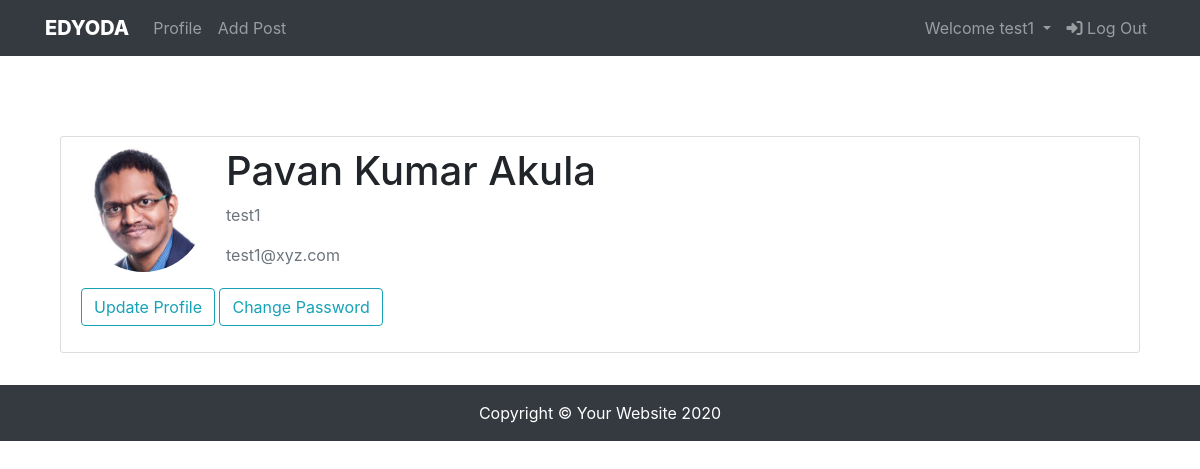
Before: /account/profile/20 (signed in) with the older database file.
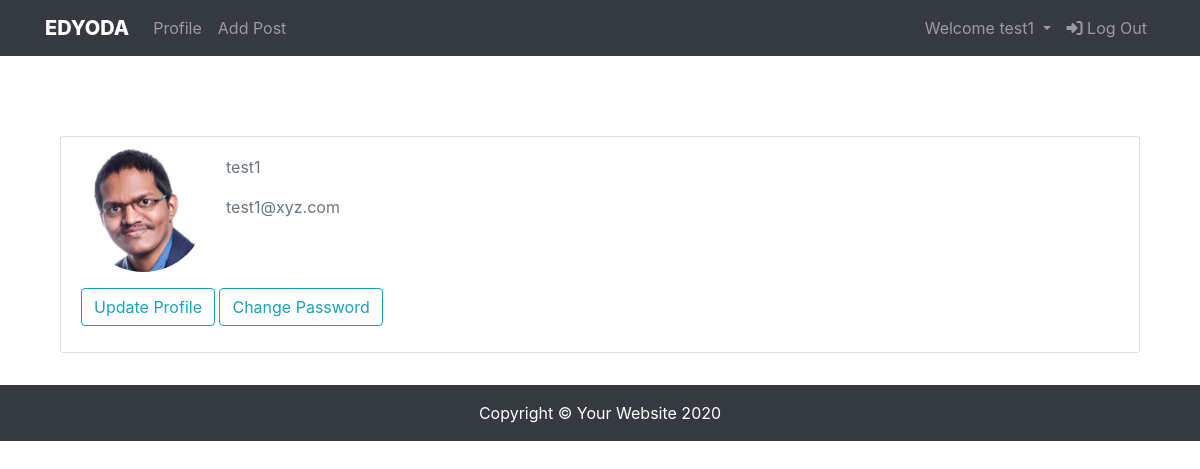
After: the same page with the newer database file.
### account/models.py (models this page shows, shortened)
class User(AbstractUser):
    email = models.EmailField(unique=True)
    pic = models.ImageField(default='media/default.jpg', upload_to='account', blank=True)
    bio = models.TextField(blank=True)
    REQUIRED_FIELDS = ('email',)

### account/views.py (the view)
# urls.py: path('profile/<int:pk>', UserProfileView.as_view(), name='profile'),
class UserProfileView(LoginRequiredMixin, CreateView):
    model = models.User
    form_class = forms.UserProfileForm
    login_url = reverse_lazy('login')
    template_name = 'registration/profile.html'
    pk_url_kwarg = 'pk'

### templates/registration/profile.html
{% extends 'blog/base.html' %}
{% load crispy_forms_tags %}
{% load static %}
{% block css-content %}
<link rel="stylesheet" href="{% static 'registration/css/main.css' %}" type="text/css">
{% endblock css-content %}
{% block content %}
<div class="container" style="margin-top: 5rem; margin-bottom: 2rem;">
    <div class="content-section">
        <div class="media">
            {% if user.pic.url %}
                <img class="rounded-circle account-img" src="{{ user.pic.url }}">
            {% else %}
                <img class="rounded-circle account-img" src="media/default.jpg">
            {% endif %}
            <div class="media-body">
                <h2 class="account-heading"> {{ user.first_name }} {{ user.last_name }} </h2>
                <p class="text-secondary">{{ user.username }}</h2>
                <p class="text-secondary">{{ user.email }}</p>
            </div>
        </div>
        <div class="form-group">
            <span><a href="{% url 'update' user.id %}" class="btn btn-outline-info">Update Profile</a></span>
            <span><a href="{% url 'password_change' %}" class="btn btn-outline-info">Change Password</a></span>
        </div>
    </div>
</div>
{% endblock content %}

### templates/blog/base.html (shortened to what this page needs)
<!DOCTYPE html>
{% load static %}
<html lang="en">
<head>
    <link rel="stylesheet" href="https://stackpath.bootstrapcdn.com/bootstrap/4.5.0/css/bootstrap.min.css"
>
    <link rel="stylesheet" href="{% static 'blog/css/main.css' %}">
    {% block css-content %}
    {% endblock css-content %}
</head>
<body>
    <nav class="navbar navbar-expand-lg navbar-dark bg-dark fixed-top">
        <div class="container">
            <a class="navbar-brand" href="{% url 'home' %}">EDYODA</a>
            <div class="collapse navbar-collapse" id="collapsibleNavbar">
                <ul class="navbar-nav mr-auto">
                    {% if user.is_authenticated %}
                        <li class="nav-item">
                            <a class="nav-link" href="{% url 'profile' user.id %}">Profile</a>
                        </li>
                        <li class="nav-item">
                            <a class="nav-link" href="{% url 'createpost' %}">Add Post</a>
                        </li>
                    {% endif %}
                </ul>
                <ul class="nav navbar-nav ml-auto">
                    {% if user.is_authenticated %}
                    <li class="nav-item dropdown">
                        <a class="nav-link dropdown-toggle" href="#" id="navbardrop" data-toggle="dropdown">
                            Welcome {{ user.get_username }}
                        </a>
                      </li>
                    <li class="nav-item">
                        <a class="nav-link" href="{% url 'logout' %}"><span class="fas fa-sign-in-alt"></span> Log
                            Out</a>
                    </li>
                    {% endif %}
                </ul>
            </div>
        </div>
    </nav>
    <div class="container my-4">
        {% block content %}
        {% endblock content %}
    </div>
    <footer class="py-3 bg-dark">
        <div class="container">
            <p class="m-0 text-center text-white">Copyright &copy; Your Website 2020</p>
        </div>
    </footer>
</body>
</html>

Changed rows visible on the page:
changed User "test1": first_name "Pavan Kumar" → (not shown); last_name "Akula" → (not shown)
